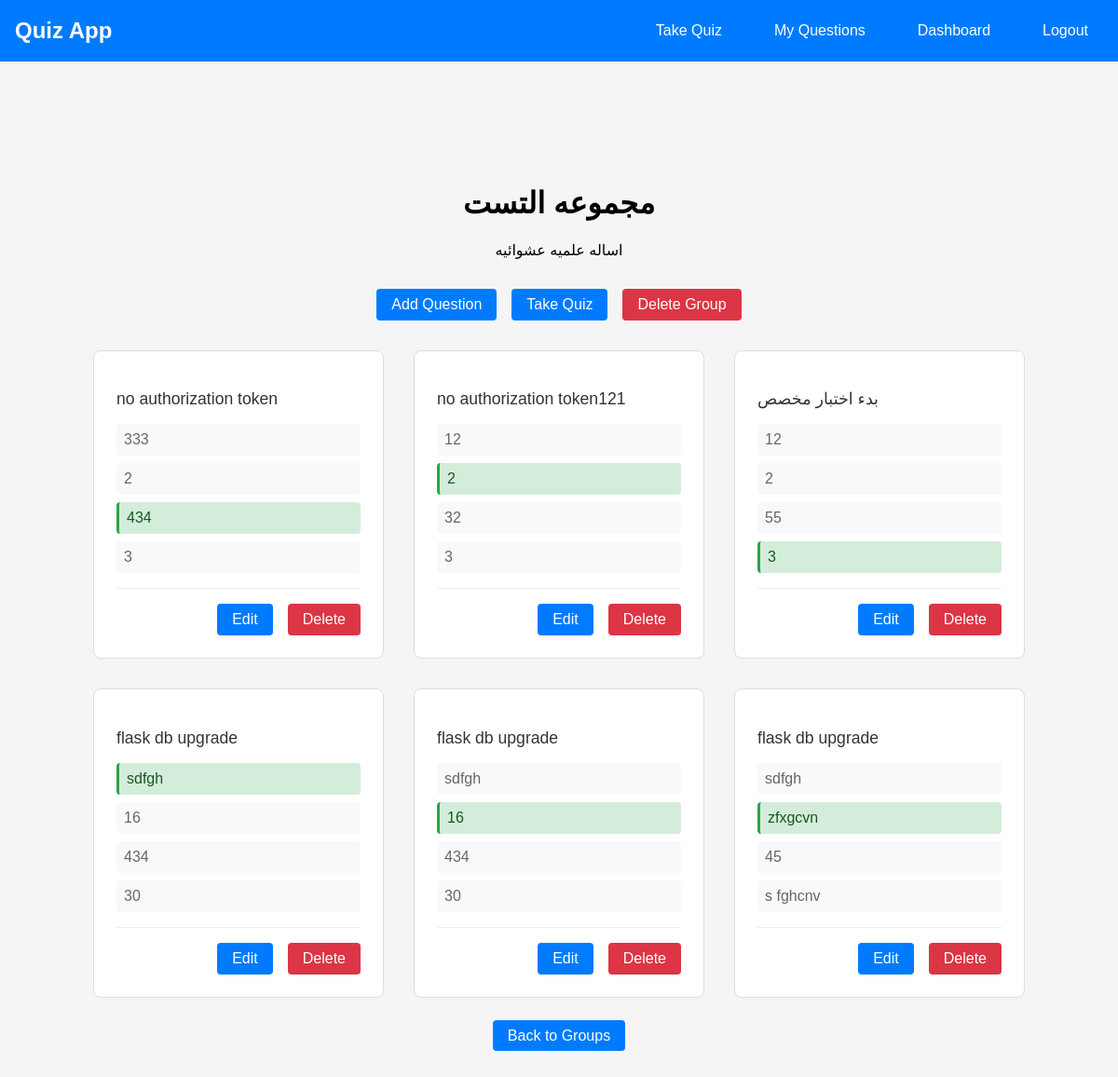
The page /view-group-questions/1 (signed in) on the database its author committed.
### models.py (models this page shows, shortened)
class QuestionGroup(db.Model):
    id = db.Column(db.Integer, primary_key=True)
    name = db.Column(db.String(100), nullable=False)
    description = db.Column(db.Text)
    time_limit = db.Column(db.Integer, default=300)  # in seconds
    user_id = db.Column(db.Integer, db.ForeignKey('user.id'), nullable=False)
    created_at = db.Column(db.DateTime, default=datetime.utcnow)
    questions = db.relationship('CustomQuestion', backref='group', lazy=True)

class CustomQuestion(db.Model):
    id = db.Column(db.Integer, primary_key=True)
    text = db.Column(db.Text, nullable=False)
    options = db.Column(db.JSON, nullable=False)
    correct_answer = db.Column(db.String(200), nullable=False)
    time_limit = db.Column(db.Integer, default=60)  # in seconds
    user_id = db.Column(db.Integer, db.ForeignKey('user.id'), nullable=False)
    group_id = db.Column(db.Integer, db.ForeignKey('question_group.id'))
    created_at = db.Column(db.DateTime, default=datetime.utcnow)

### routes.py (the view)
@routes_bp.route('/view-group-questions/<int:group_id>')
@login_required
def view_group_questions(group_id):
    group = QuestionGroup.query.get_or_404(group_id)
    if group.user_id != current_user.id:
        flash('You have no access to this group', 'error')
        return redirect(url_for('routes.custom_questions'))
    return render_template('view_group_questions.html', group=group)

### templates/view_group_questions.html (shortened to what this page needs)
{% extends "base.html" %}
{% block content %}
<div class="container">
    <div class="welcome-section">
        <h1>{{ group.name }}</h1>
        <p>{{ group.description }}</p>
        <div class="actions">
            <a href="{{ url_for('routes.add_question', group_id=group.id) }}" class="btn">Add Question</a>
            <a href="{{ url_for('routes.start_group_quiz', group_id=group.id) }}" class="btn">Take Quiz</a>
            <form method="POST" action="{{ url_for('routes.delete_group', group_id=group.id) }}" class="inline-form" onsubmit="return confirm('Are you sure you want to delete this group? This action cannot be undone.');">
                <button type="submit" class="btn delete">Delete Group</button>
            </form>
        </div>
        {% if group.questions %}
            <div class="questions-grid">
                {% for question in group.questions %}
                <div class="question-box">
                    <p class="question-text">{{ question.text }}</p>
                    <div class="options-list">
                        {% for option in question.options %}
                        <div class="option {% if option == question.correct_answer %}correct{% endif %}">{{ option }}</div>
                        {% endfor %}
                    </div>
                    <div class="question-actions">
                        <a href="{{ url_for('routes.edit_question', question_id=question.id) }}" class="btn">Edit</a>
                        <form method="POST" action="{{ url_for('routes.delete_question', question_id=question.id) }}" class="inline-form" onsubmit="return confirm('Are you sure you want to delete this question?');">
                            <button type="submit" class="btn delete">Delete</button>
                        </form>
                    </div>
                </div>
                {% endfor %}
            </div>
        {% else %}
            <div class="empty-state">
                <p>No questions in this group yet. Add some questions to get started!</p>
            </div>
        {% endif %}
        <div class="back-link">
            <a href="{{ url_for('routes.custom_questions') }}" class="btn">Back to Groups</a>
        </div>
    </div>
</div>
{% endblock %}

### templates/base.html (style rules this page uses)
body { font-family: Arial, sans-serif; margin: 0; padding: 0; background-color: #f5f5f5; }
.container { max-width: 1200px; margin: 0 auto; padding: 2rem; }

### templates/view_group_questions.html (style rules this page uses)
.welcome-section { text-align: center; padding: 2rem; margin: 2rem auto; max-width: 1000px; }
.actions { display: flex; gap: 1rem; justify-content: center; margin: 2rem 0; }
.questions-grid { display: grid; grid-template-columns: repeat(auto-fill, minmax(300px, 1fr)); gap: 2rem; margin: 2rem 0; }
.question-box { text-align: left; padding: 1.5rem; border: 1px solid #ddd; border-radius: 8px; background: white; transition: transform 0.2s; }
.question-text { font-size: 1.1rem; color: #333; margin-bottom: 1rem; }
.options-list { margin: 1rem 0; }
.option { padding: 0.5rem; margin: 0.5rem 0; background: #f8f9fa; border-radius: 4px; color: #666; }
.option.correct { background: #d4edda; color: #155724; border-left: 3px solid #28a745; }
.question-actions { display: flex; gap: 1rem; justify-content: flex-end; margin-top: 1rem; padding-top: 1rem; border-top: 1px solid #eee; }
.btn { padding: 0.5rem 1rem; text-decoration: none; border-radius: 4px; background: #007bff; color: white; border: none; cursor: pointer; font-size: 1rem; transition: background-color 0.2s; }
.btn.delete { background: #dc3545; }
.back-link { margin-top: 2rem; }
.inline-form { display: inline; }

### rows shown on the page
QuestionGroup: name "مجموعه التست", description "اساله علميه عشوائيه"
CustomQuestion: text "no authorization token", options "333" "2" "434" "3"
CustomQuestion: text "no authorization token121", options "12" "2" "32" "3"
CustomQuestion: text "بدء اختبار مخصص", options "12" "2" "55" "3"
CustomQuestion: text "flask db upgrade", options "sdfgh" "16" "434" "30"
CustomQuestion: text "flask db upgrade", options "sdfgh" "16" "434" "30"
CustomQuestion: text "flask db upgrade", options "sdfgh" "zfxgcvn" "45" "s fghcnv"
